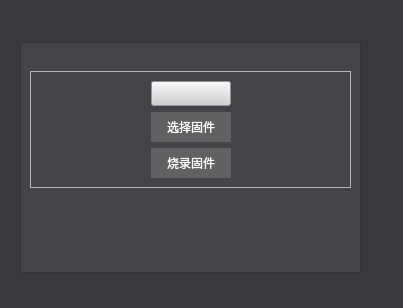
<?xml version="1.0" encoding="UTF-8"?>
<ui version="4.0">
 <class>HexLoadForm</class>
 <widget class="QWidget" name="HexLoadForm">
  <property name="geometry">
   <rect>
    <x>0</x>
    <y>0</y>
    <width>403</width>
    <height>308</height>
   </rect>
  </property>
  <property name="windowTitle">
   <string>Form</string>
  </property>
  <property name="styleSheet">
   <string notr="true">QWidget#HexLoadForm{
	background-color: rgb(57, 57, 61);
}</string>
  </property>
  <widget class="QFrame" name="frame">
   <property name="geometry">
    <rect>
     <x>20</x>
     <y>42</y>
     <width>341</width>
     <height>231</height>
    </rect>
   </property>
   <property name="styleSheet">
    <string notr="true">
QFrame#frame{
	
	background-color: rgb(68, 68, 72);
}
QPushButton{
	border:none;
	color: rgb(255, 255, 255);
	font: 9pt &quot;微软雅黑&quot;;
	background-color: rgb(97, 97, 100);
}
QLabel{
	color: rgb(255, 255, 255);
	font: 9pt &quot;微软雅黑&quot;;

}
QComboBox
{
	background-color: rgb(207, 207, 208);
    spacing: 5px; /* indicator 和 text 的间隔 */
}
QComboBox::drop-down {
    subcontrol-origin: padding;
    subcontrol-position: top right;
    width: 30px;
	border:none;
	padding:3px;
}

QComboBox::down-arrow {
    
	image: url(:/Source/icon/dropdown.png);
}</string>
   </property>
   <property name="frameShape">
    <enum>QFrame::StyledPanel</enum>
   </property>
   <property name="frameShadow">
    <enum>QFrame::Raised</enum>
   </property>
   <layout class="QVBoxLayout" name="verticalLayout">
    <item>
     <spacer name="verticalSpacer">
      <property name="orientation">
       <enum>Qt::Vertical</enum>
      </property>
      <property name="sizeHint" stdset="0">
       <size>
        <width>20</width>
        <height>40</height>
       </size>
      </property>
     </spacer>
    </item>
    <item>
     <widget class="QFrame" name="frame_2">
      <property name="frameShape">
       <enum>QFrame::StyledPanel</enum>
      </property>
      <property name="frameShadow">
       <enum>QFrame::Raised</enum>
      </property>
      <layout class="QGridLayout" name="gridLayout">
       <item row="0" column="0">
        <spacer name="horizontalSpacer">
         <property name="orientation">
          <enum>Qt::Horizontal</enum>
         </property>
         <property name="sizeHint" stdset="0">
          <size>
           <width>102</width>
           <height>20</height>
          </size>
         </property>
        </spacer>
       </item>
       <item row="0" column="1">
        <widget class="CQComoBox" name="portCombo">
         <property name="minimumSize">
          <size>
           <width>80</width>
           <height>25</height>
          </size>
         </property>
         <property name="maximumSize">
          <size>
           <width>80</width>
           <height>16777215</height>
          </size>
         </property>
         <property name="focusPolicy">
          <enum>Qt::NoFocus</enum>
         </property>
        </widget>
       </item>
       <item row="0" column="2">
        <spacer name="horizontalSpacer_2">
         <property name="orientation">
          <enum>Qt::Horizontal</enum>
         </property>
         <property name="sizeHint" stdset="0">
          <size>
           <width>101</width>
           <height>20</height>
          </size>
         </property>
        </spacer>
       </item>
       <item row="1" column="0">
        <spacer name="horizontalSpacer_3">
         <property name="orientation">
          <enum>Qt::Horizontal</enum>
         </property>
         <property name="sizeHint" stdset="0">
          <size>
           <width>102</width>
           <height>20</height>
          </size>
         </property>
        </spacer>
       </item>
       <item row="1" column="1">
        <widget class="QPushButton" name="btnHex">
         <property name="sizePolicy">
          <sizepolicy hsizetype="Minimum" vsizetype="Expanding">
           <horstretch>0</horstretch>
           <verstretch>0</verstretch>
          </sizepolicy>
         </property>
         <property name="minimumSize">
          <size>
           <width>80</width>
           <height>30</height>
          </size>
         </property>
         <property name="maximumSize">
          <size>
           <width>80</width>
           <height>30</height>
          </size>
         </property>
         <property name="focusPolicy">
          <enum>Qt::NoFocus</enum>
         </property>
         <property name="text">
          <string>选择固件</string>
         </property>
        </widget>
       </item>
       <item row="1" column="2">
        <spacer name="horizontalSpacer_4">
         <property name="orientation">
          <enum>Qt::Horizontal</enum>
         </property>
         <property name="sizeHint" stdset="0">
          <size>
           <width>101</width>
           <height>20</height>
          </size>
         </property>
        </spacer>
       </item>
       <item row="2" column="0">
        <spacer name="horizontalSpacer_5">
         <property name="orientation">
          <enum>Qt::Horizontal</enum>
         </property>
         <property name="sizeHint" stdset="0">
          <size>
           <width>102</width>
           <height>20</height>
          </size>
         </property>
        </spacer>
       </item>
       <item row="2" column="1">
        <widget class="QPushButton" name="btnLoad">
         <property name="minimumSize">
          <size>
           <width>80</width>
           <height>30</height>
          </size>
         </property>
         <property name="maximumSize">
          <size>
           <width>80</width>
           <height>16777215</height>
          </size>
         </property>
         <property name="text">
          <string>烧录固件</string>
         </property>
        </widget>
       </item>
       <item row="2" column="2">
        <spacer name="horizontalSpacer_6">
         <property name="orientation">
          <enum>Qt::Horizontal</enum>
         </property>
         <property name="sizeHint" stdset="0">
          <size>
           <width>101</width>
           <height>20</height>
          </size>
         </property>
        </spacer>
       </item>
      </layout>
     </widget>
    </item>
    <item>
     <widget class="QLabel" name="label">
      <property name="minimumSize">
       <size>
        <width>120</width>
        <height>50</height>
       </size>
      </property>
      <property name="text">
       <string/>
      </property>
      <property name="alignment">
       <set>Qt::AlignCenter</set>
      </property>
     </widget>
    </item>
    <item>
     <spacer name="verticalSpacer_2">
      <property name="orientation">
       <enum>Qt::Vertical</enum>
      </property>
      <property name="sizeHint" stdset="0">
       <size>
        <width>20</width>
        <height>40</height>
       </size>
      </property>
     </spacer>
    </item>
   </layout>
  </widget>
 </widget>
 <customwidgets>
  <customwidget>
   <class>CQComoBox</class>
   <extends>QComboBox</extends>
   <header>UICompment/cqcomobox.h</header>
  </customwidget>
 </customwidgets>
 <resources/>
 <connections/>
</ui>
